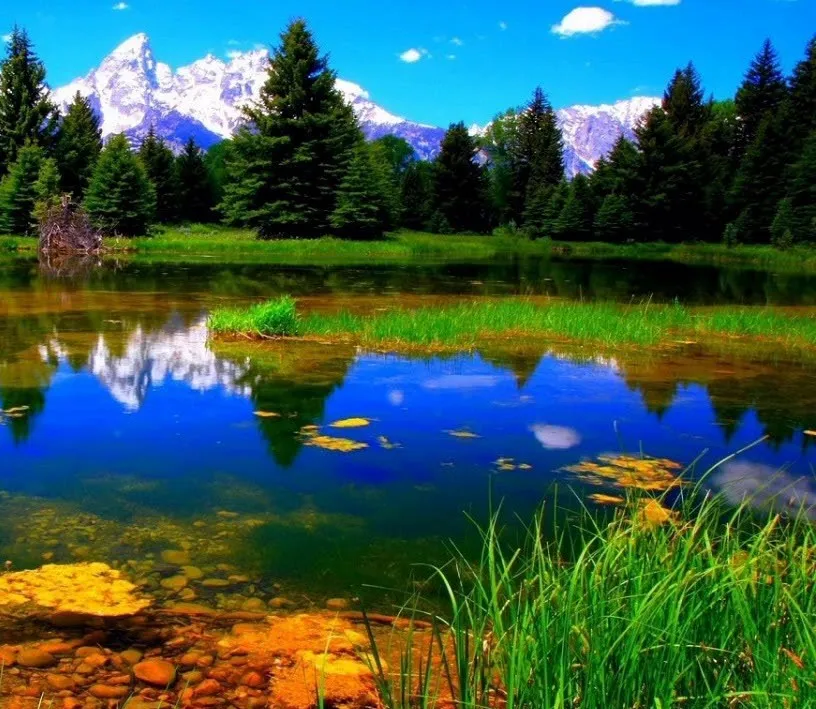
#> input picture image_stitching/image_panaroma/input1.png, 816 x 709 px
$ jupyter execute panaroma.ipynb
#> lines starting #> are read from the running program, lines starting #| are printed output that depends on the picture
[cell 1]
import cv2
import numpy as np
import matplotlib.pyplot as plt

# Load your specific input files
img1 = cv2.imread("image_panaroma/input1.png")
#> img1 is the input picture: shape (709, 816, 3); mean B, G, R 78.3, 90.7, 57.4
img2 = cv2.imread("image_panaroma/input2.png")
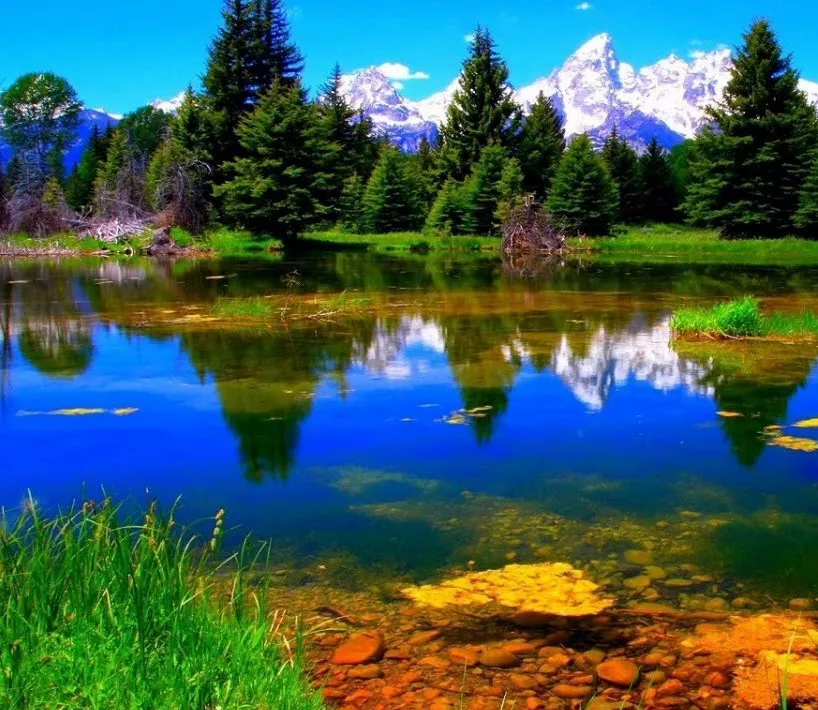
#> input picture image_stitching/image_panaroma/input2.png, 818 x 710 px
#> img2 is the input picture: shape (710, 818, 3); mean B, G, R 87.9, 94.8, 62.3

# Store in a list
imgs = [img1, img2]

# Check if images loaded
for i, img in enumerate(imgs):
    if img is None:
        print(f"Image failed to load")
    else:
        print(f"Image loaded")
#> this loop made 2 passes
#| Image loaded
#| Image loaded

[cell 2]
sift = cv2.SIFT_create()
keypoints = []
descriptors = []

for img in imgs:
    kp, des = sift.detectAndCompute(img, None)
    keypoints.append(kp)
    descriptors.append(des)
#> after the loop, descriptors = 2 items; keypoints = 2 items

[cell 3]
from sklearn.metrics.pairwise import cosine_similarity

num_imgs = len(descriptors)
#> num_imgs = 2
adjacency_matrix = np.zeros((num_imgs, num_imgs), dtype=int)
#> adjacency_matrix = [[0, 0], [0, 0]]
np.fill_diagonal(adjacency_matrix, 1)

for idx1 in range(num_imgs):
    for idx2 in range(idx1 + 1, num_imgs):
        desc_a = descriptors[idx1]
        desc_b = descriptors[idx2]

        if desc_a is None or desc_b is None:
            continue

        avg_sim = np.mean(cosine_similarity(desc_a, desc_b))

        matches_a_to_b = []
        matches_b_to_a = []

        for i, vec_a in enumerate(desc_a):
            distances = np.linalg.norm(desc_b - vec_a, axis=1)
            best_match = np.argmin(distances)
            matches_a_to_b.append((i, best_match))

        for j, vec_b in enumerate(desc_b):
            distances = np.linalg.norm(desc_a - vec_b, axis=1)
            best_match = np.argmin(distances)
            matches_b_to_a.append((best_match, j))

        mutual_matches = set(matches_a_to_b) & set(matches_b_to_a)

        good_matches = []
        for i, vec_a in enumerate(desc_a):
            distances = np.linalg.norm(desc_b - vec_a, axis=1)
            sorted_indices = np.argsort(distances)
            if distances[sorted_indices[0]] < 0.7 * distances[sorted_indices[1]]:
                good_matches.append((i, sorted_indices[0]))

        min_keypoints = min(len(desc_a), len(desc_b))
        threshold = max(4, 0.15 * min_keypoints)

        if (len(mutual_matches) > threshold) or (avg_sim > 0.5 and len(good_matches) > threshold//2):
            adjacency_matrix[idx1][idx2] = 1
            adjacency_matrix[idx2][idx1] = 1
#> after the loop, adjacency_matrix = [[1, 1], [1, 1]]

[cell 4]
connection_counts = np.sum(adjacency_matrix, axis=1)
#> connection_counts = [2, 2]
reference_idx = np.argmax(connection_counts)
#> reference_idx = 0

num_images = len(descriptors)
#> num_images = 2
homographies = [np.eye(3) if i == reference_idx else None for i in range(num_images)]
#> homographies = 2 items

match_ratio_threshold = 0.7
min_match_ratio = 0.15
ransac_thresh = 3.0

for current_idx in range(num_images):
    if current_idx == reference_idx:
        continue
    if descriptors[current_idx] is None or descriptors[reference_idx] is None:
        continue

    current_desc = descriptors[current_idx]
    reference_desc = descriptors[reference_idx]
    good_matches = []

    for feat_idx, feat_vec in enumerate(current_desc):
        distances = np.linalg.norm(reference_desc - feat_vec, axis=1)
        sorted_indices = np.argsort(distances)
        best_dist = distances[sorted_indices[0]]
        second_dist = distances[sorted_indices[1]]

        if best_dist < match_ratio_threshold * second_dist:
            good_matches.append((feat_idx, sorted_indices[0]))

    min_kpts = min(len(keypoints[current_idx]), len(keypoints[reference_idx]))
    required_matches = max(4, int(min_kpts * min_match_ratio))

    if len(good_matches) >= required_matches:
        src_points = np.float32([keypoints[current_idx][m[0]].pt for m in good_matches]).reshape(-1, 1, 2)
        dst_points = np.float32([keypoints[reference_idx][m[1]].pt for m in good_matches]).reshape(-1, 1, 2)

        H, _ = cv2.findHomography(src_points, dst_points, cv2.RANSAC, ransac_thresh)

        if H is not None:
            homographies[current_idx] = H
#> this loop made 2 passes
#> (min_kpts, required_matches) on pass 2: (5233, 784)
#> after the loop, homographies = [[[1, 0, 0], [0, 1, 0], [0, 0, 1]], [[1, -6.48e-05, -463], [2.67e-05, 1, -0.00687], [1.13e-07, -1.54e-07, 1]]]

[cell 5]
h_ref, w_ref = imgs[reference_idx].shape[:2]
#> h_ref = 709; w_ref = 816
corners = np.float32([[0, 0], [0, h_ref], [w_ref, h_ref], [w_ref, 0]]).reshape(-1, 1, 2)
#> corners = [[0, 0], [0, 709], [816, 709], [816, 0]]

all_corners = []
for i in range(num_imgs):
    if homographies[i] is None:
        continue
    h_i, w_i = imgs[i].shape[:2]
    img_corners = np.float32([[0, 0], [0, h_i], [w_i, h_i], [w_i, 0]]).reshape(-1, 1, 2)
    warped_corners = cv2.perspectiveTransform(img_corners, homographies[i])
    all_corners.append(warped_corners)
#> this loop made 2 passes
#> warped_corners on passes 1 to 2: [[0, 0], [0, 709], [816, 709], [816, 0]], [[-463, -0.00687], [-463.1, 710], [355, 710], [355, 0.0149]]
#> after the loop, all_corners = [[[0, 0], [0, 709], [816, 709], [816, 0]], [[-463, -0.00687], [-463.1, 710], [355, 710], [355, 0.0149]]]

all_pts = np.concatenate(all_corners, axis=0)
#> all_pts = [[0, 0], [0, 709], [816, 709], [816, 0], [-463, -0.00687], [-463.1, 710], [355, 710], [355, 0.0149]]
[xmin, ymin] = np.int32(all_pts.min(axis=0).ravel() - 0.5)
#> xmin = -463; ymin = 0
[xmax, ymax] = np.int32(all_pts.max(axis=0).ravel() + 0.5)
#> xmax = 816; ymax = 710

width = xmax - xmin
#> width = 1279
height = ymax - ymin
#> height = 710
translation = np.array([[1, 0, -xmin], [0, 1, -ymin], [0, 0, 1]])
#> translation = [[1, 0, 463], [0, 1, 0], [0, 0, 1]]

[cell 6]
panorama = np.zeros((height, width, 3), dtype=np.uint8)

for i in range(num_imgs):
    if homographies[i] is None:
        continue
    H_translated = translation @ homographies[i]
    warped_img = cv2.warpPerspective(imgs[i], H_translated, (width, height))
    mask = (panorama == 0)
    panorama[mask] = warped_img[mask]
#> this loop made 2 passes
#> H_translated on pass 1: [[1, 0, 463], [0, 1, 0], [0, 0, 1]]
#> pass 1, `warped_img = cv2.warpPerspective(imgs[i], H_translated, (width, height))`:
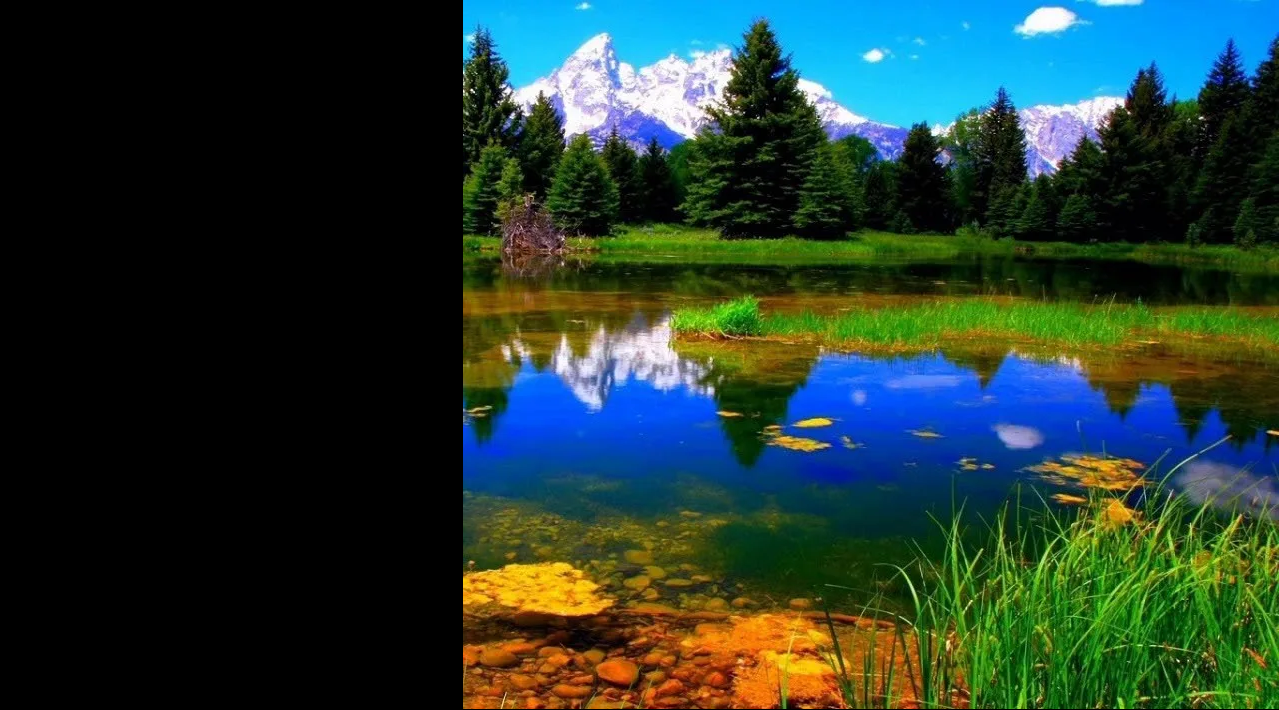
#> warped_img: shape (710, 1279, 3); mean of channels 0, 1, 2 49.9, 57.8, 36.6; drawn as B, G, R
#> pass 2, `warped_img = cv2.warpPerspective(imgs[i], H_translated, (width, height))`:
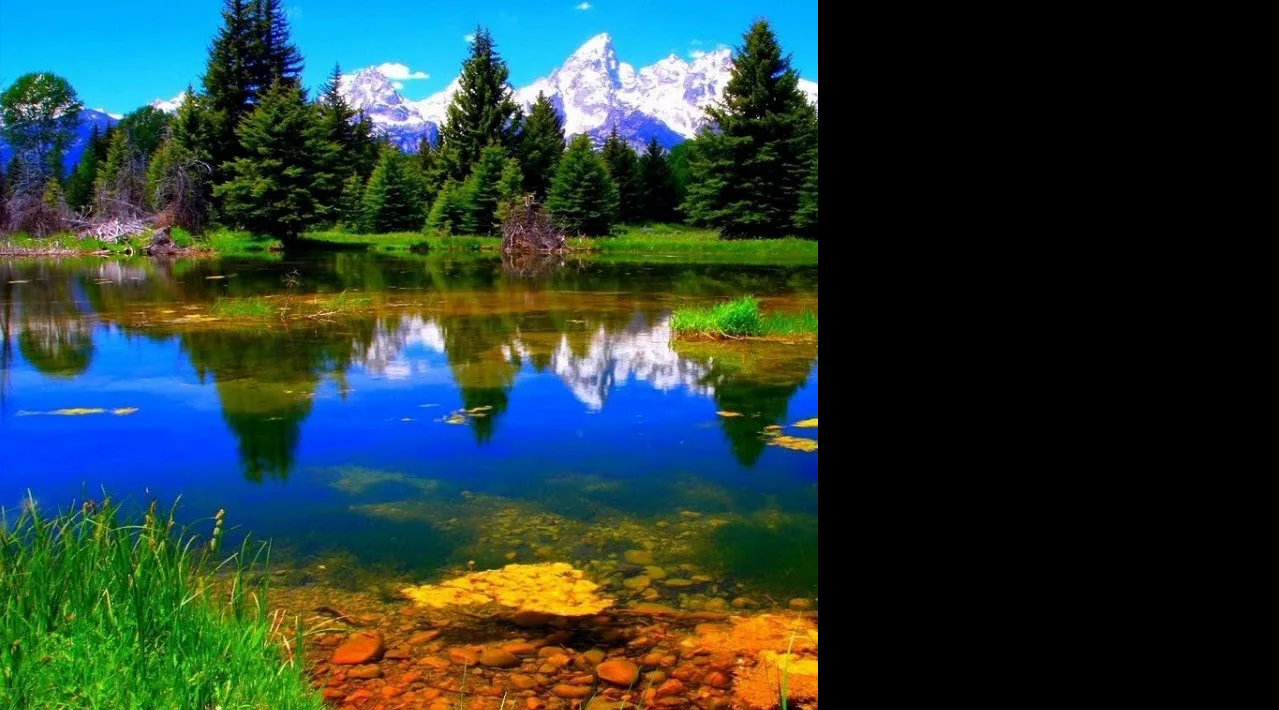
#> warped_img: shape (710, 1279, 3); mean of channels 0, 1, 2 56.2, 60.7, 39.8; drawn as B, G, R
#> pass 2, `mask = (panorama == 0)`:
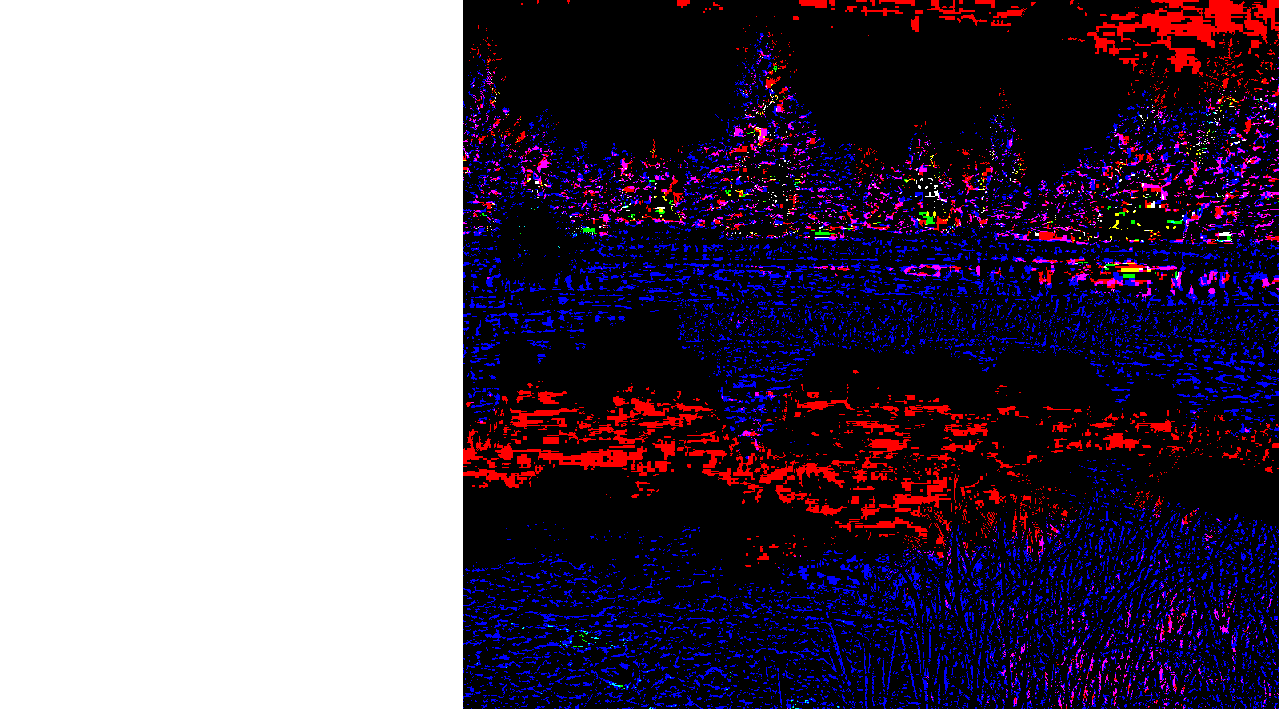
#> mask: shape (710, 1279, 3) bool; mean of channels 0, 1, 2 0.43, 0.366, 0.41; drawn as B, G, R
#> after the loop:
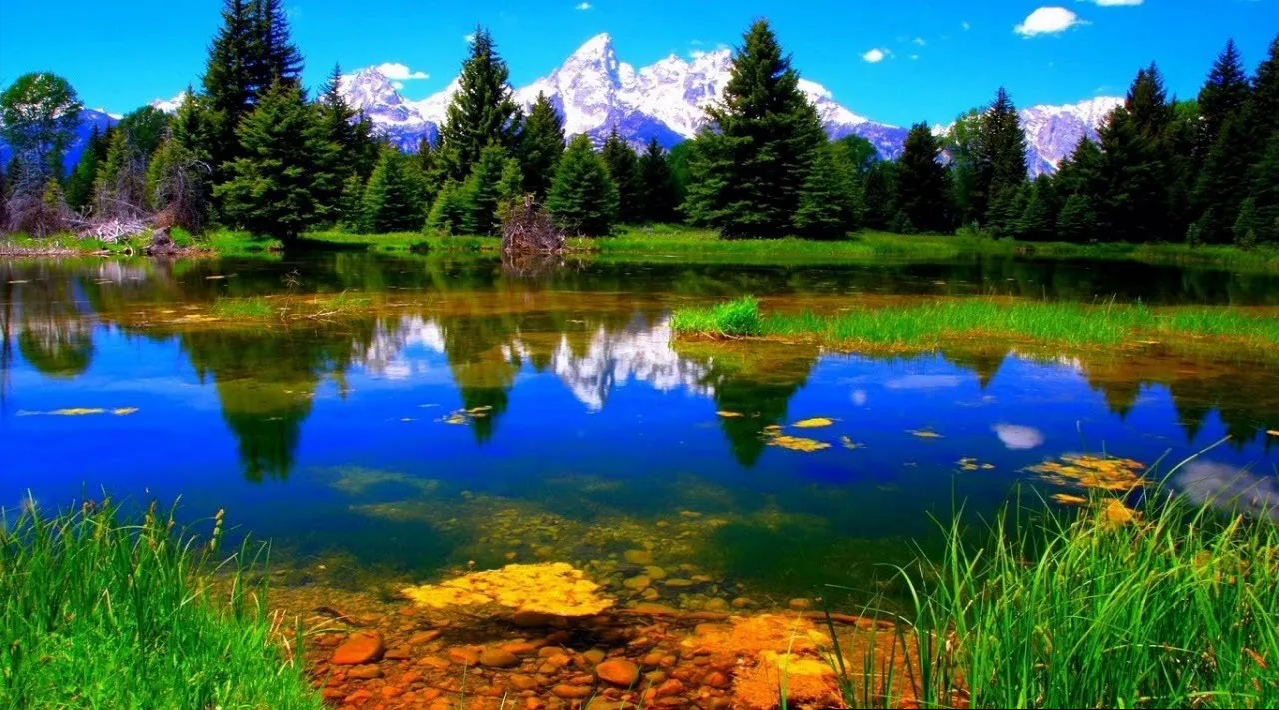
#> panorama: shape (710, 1279, 3); mean of channels 0, 1, 2 84.5, 92.8, 55.4; drawn as B, G, R

cv2.imshow("Panorama", panorama)
cv2.imwrite("output.png", panorama)
#> Out = True
